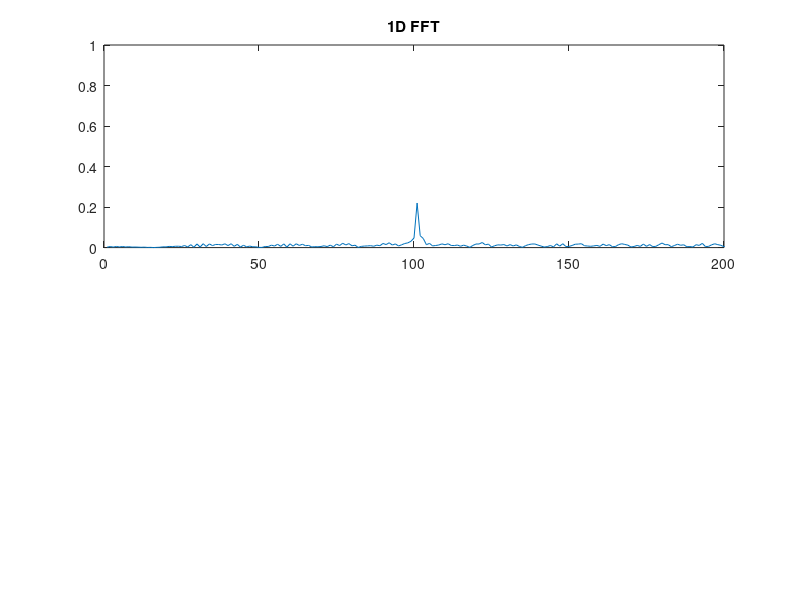
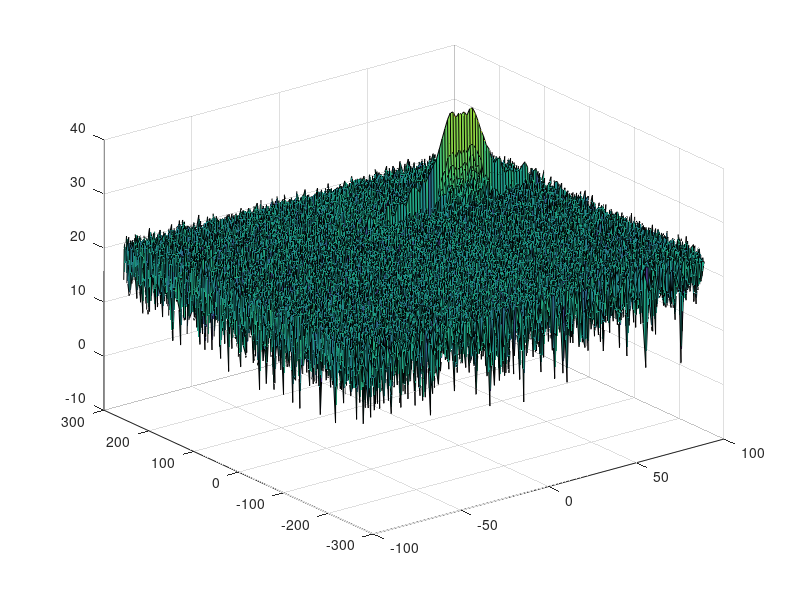
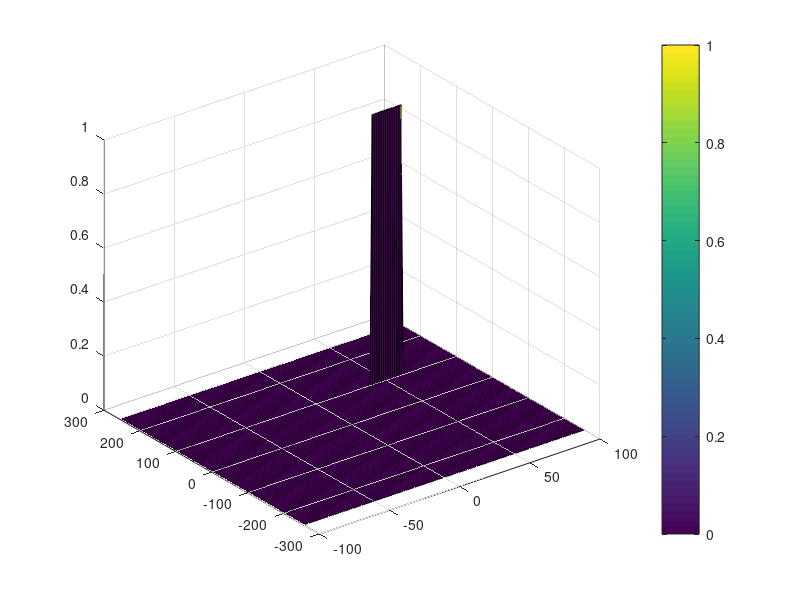

The MATLAB script that drew these images, in order:
clear all
clc;
%% Radar Specifications
%%
%%%%%%%%%%%%%%%%%%%%%%%%%%%
% Frequency of operation = 77GHz
% Max Range = 200m
% Range Resolution = 1 m
% Max Velocity = 100 m/s
%%%%%%%%%%%%%%%%%%%%%%%%%%%

%speed of light = 3e8
%% User Defined Range and Velocity of target
% *%TODO* : define the target's initial position and velocity. Note : Velocity 
% remains contant
%% FMCW Waveform Generation
%%
% *%TODO* :
%Design the FMCW waveform by giving the specs of each of its parameters.
% Calculate the Bandwidth (B), Chirp Time (Tchirp) and Slope (slope) of the FMCW
% chirp using the requirements above.
d_0=100; % intail distance in meters
v_0=55;  %intial velocity in m/s
F=77e9;
Max_range=200;
R_res=1;
V_max=100;
c=3e8;
B=c/(2*R_res) %bandwidth
Tchirp=(5.5*2*Max_range)/c  %Tchrip
S=B/Tchirp                  %slope


%Operating carrier frequency of Radar 
fc= 77e9;             %carrier freq

                                                          
%The number of chirps in one sequence. Its ideal to have 2^ value for the ease of running the FFT
%for Doppler Estimation. 
Nd=128;                   % #of doppler cells OR #of sent periods % number of chirps

%The number of samples on each chirp. 
Nr=1024;                  %for length of time OR # of range cells

% Timestamp for running the displacement scenario for every sample on each
% chirp
t=linspace(0,Nd*Tchirp,Nr*Nd); %total time for samples


%Creating the vectors for Tx, Rx and Mix based on the total samples input.
Tx=zeros(1,length(t)); %transmitted signal
Rx=zeros(1,length(t)); %received signal
Mix = zeros(1,length(t)); %beat signal

%Similar vectors for range_covered and time delay.
r_t=zeros(1,length(t));
td=zeros(1,length(t));
%% Signal generation and Moving Target simulation
% Running the radar scenario over the time. 
%%
for i=1:length(t)         
    
    
    % *%TODO* :
    %For each time stamp update the Range of the Target for constant velocity. 
     r_t(i) =d_0+ v_0*t(i);  % to update the time each iteration
     td(i) = 2*r_t(i)/c;
    % *%TODO* :
    %For each time sample we need update the transmitted and
    %received signal. 
    Tx(i) =cos(2*pi*(fc*t(i)+((S*(t(i)^2))/2))); %transmitted signal 
    
    Rx (i)  =cos(2*pi*(fc*(t(i)-td(i))+((S*((t(i)-td(i))^2))/2)));
    %the receved signal after the assumed time delay vector
    
    % *%TODO* :
    %Now by mixing the Transmit and Receive generate the beat signal
    %This is done by element wise matrix multiplication of Transmit and
    %Receiver Signal
    Mix(i) = Tx(i).*Rx(i);
    
end
%% RANGE MEASUREMENT
%%
 % *%TODO* :
%reshape the vector into Nr*Nd array. Nr and Nd here would also define the size of
%Range and Doppler FFT respectively.

 % *%TODO* :
%run the FFT on the beat signal along the range bins dimension (Nr) and
%normalize.
fft_sig=fft(Mix,Nr)./Nr;

 % *%TODO* :
% Take the absolute value of FFT output
fft_sig=abs(fft_sig);
 % *%TODO* :
% Output of FFT is double sided signal, but we are interested in only one side of the spectrum.
% Hence we throw out half of the samples.
fft_sig=fft_sig(1:(Nr/2));

%plotting the range
figure ('Name','Range from First FFT')
subplot(2,1,1)

 % *%TODO* :
 % plot FFT output 
plot(fft_sig)
title('1D FFT') 
axis ([0 200 0 1]);
%% RANGE DOPPLER RESPONSE
% The 2D FFT implementation is already provided here. This will run a 2DFFT 
% on the mixed signal (beat signal) output and generate a range doppler map.You 
% will implement CFAR on the generated RDM
%%
% Range Doppler Map Generation.

% The output of the 2D FFT is an image that has reponse in the range and
% doppler FFT bins. So, it is important to convert the axis from bin sizes
% to range and doppler based on their Max values.

Mix=reshape(Mix,[Nr,Nd]);

% 2D FFT using the FFT size for both dimensions.
sig_fft2 = fft2(Mix,Nr,Nd);

% Taking just one side of signal from Range dimension.
sig_fft2 = sig_fft2(1:Nr/2,1:Nd);
sig_fft2 = fftshift (sig_fft2);
RDM = abs(sig_fft2);
RDM = 10*log10(RDM) ;

%use the surf function to plot the output of 2DFFT and to show axis in both
%dimensions
doppler_axis = linspace(-100,100,Nd);
range_axis = linspace(-200,200,Nr/2)*((Nr/2)/400);
figure,surf(doppler_axis,range_axis,RDM);
%% CFAR implementation
%%
%Slide Window through the complete Range Doppler Map

% *%TODO* :
%Select the number of Training Cells in both the dimensions.
Tcr=15;
Tcd=10;
% *%TODO* :
%Select the number of Guard Cells in both dimensions around the Cell under 
%test (CUT) for accurate estimation
Gcr=5;
Gcd=4;
% *%TODO* :
% offset the threshold by SNR value in dB
offest=1.4;
% *%TODO* :
%Create a vector to store noise_level for each iteration on training cells
noise_level = zeros(Nr/2-2*(Tcd+Gcd),Nd-2*(Tcr+Gcr));
gridSize = (2*Tcr+2*Gcr+1)*(2*Tcd+2*Gcd+1);
trainingCellsNum = gridSize-(2*Gcr+1)*(2*Gcd+1);
% those three equations as shown in the first video in the project walk throw

% *%TODO* :
%design a loop such that it slides the CUT across range doppler map by
%giving margins at the edges for Training and Guard Cells.
%For every iteration sum the signal level within all the training
%cells. To sum convert the value from logarithmic to linear using db2pow
%function. Average the summed values for all of the training
%cells used. After averaging convert it back to logarithimic using pow2db.
%Further add the offset to it to determine the threshold. Next, compare the
%signal under CUT with this threshold. If the CUT level > threshold assign
%it a value of 1, else equate it to 0.

CFAR_sig = zeros(size(RDM));
   % Use RDM[x,y] as the matrix from the output of 2D FFT for implementing
   % CFAR
for j=1:Nd-2*(Tcr+Gcr)
    for i=1:Nr/2-2*(Tcd+Gcd)
        %I want to extract only the Training cells. To do that, I will get
        %the sliding patch and, after converting it to power from decibel,
        %I will set to zero whatever it is not in the position of
        %training cells ,the zero submatrix will not contribute to the sum
        %over the whole patch and, by dividing for the number of training 
        %cells I will get the noise mean level
        
        trainingCellsPatch = db2pow(RDM(i:i+2*(Tcd+Gcd),j:j+2*(Gcr+Tcr)));
        trainingCellsPatch(Tcd+1:end-Tcd,Tcr+1:end-Tcr) = 0;
        
        noise_level(i,j) = pow2db(sum(sum(trainingCellsPatch))/trainingCellsNum);
        sigThresh = noise_level(i,j)*offest;
        if RDM(i+(Tcd+Gcd),j+(Tcd+Gcr))>sigThresh
            CFAR_sig(i+(Tcd+Gcd),j+(Tcd+Gcr)) = 1;
        else
            CFAR_sig(i+(Tcd+Gcd),j+(Tcd+Gcr)) = 0;
        end
           
    end
end




% *%TODO* :
% The process above will generate a thresholded block, which is smaller 
%than the Range Doppler Map as the CUT cannot be located at the edges of
%matrix. Hence,few cells will not be thresholded. To keep the map size same
% set those values to 0. 
 








% *%TODO* :
%display the CFAR output using the Surf function like we did for Range
%Doppler Response output.
figure,surf(doppler_axis,range_axis,CFAR_sig);
colorbar;